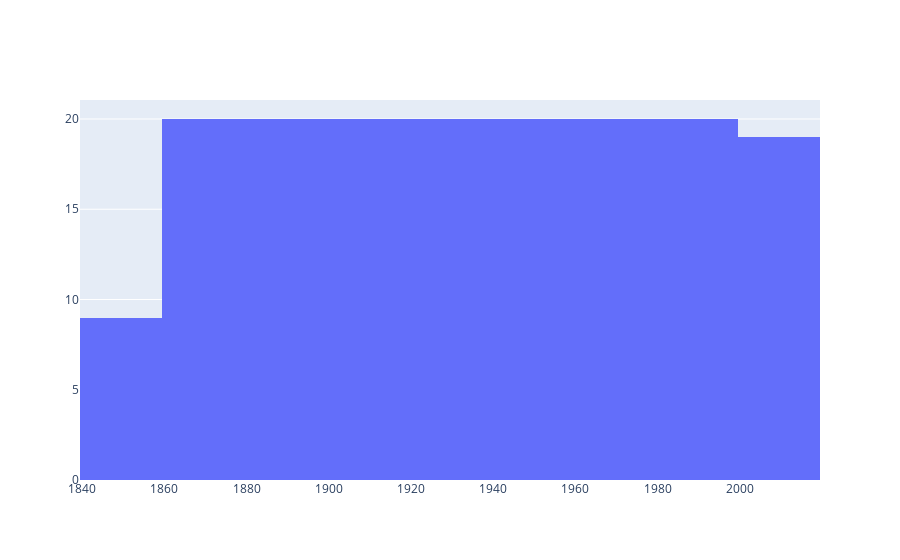

The notebook cell this image was saved under:
### Code cell
fig = go.Figure()
fig.add_trace(go.Histogram(histfunc="count", y=nombres_TS[0], x=annees[0], name="count"))

"""fig.add_trace(go.Histogram(
    x=np.random.randint(7, size=20),
    bingroup=1))

fig.update_layout(
    barmode="overlay",
    bargap=0.1)"""

fig.show()

### Figure 1 — Plotly figure (JSON) as saved in the notebook; plotly's stock layout.template omitted (floating-point values rounded to 4 significant figures; data arrays with more than 128 entries replaced by an {"elided": "..."} marker saying what was removed)
{"data": [{"histfunc": "count", "name": "count", "type": "histogram", "x": {"elided": "168 int values"}, "y": {"elided": "168 int values"}}], "layout": {}}
